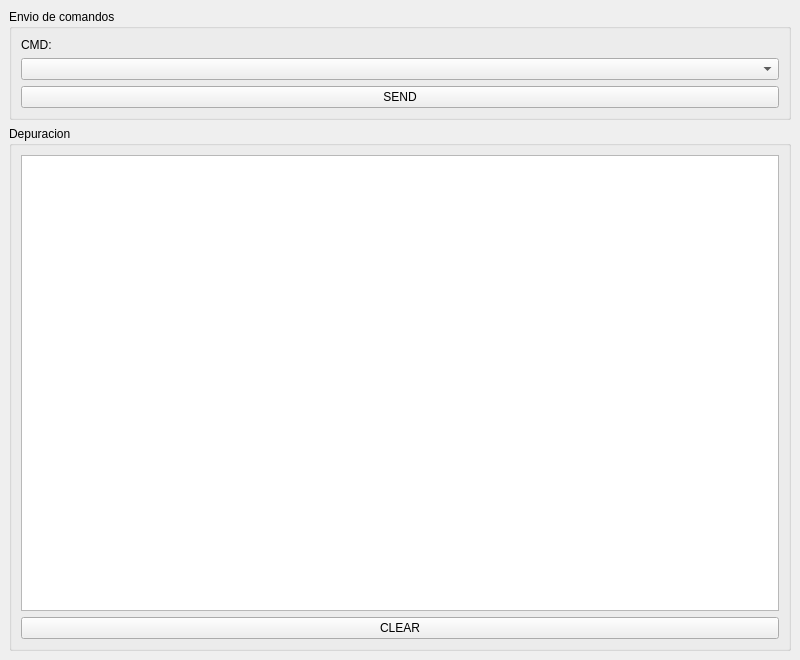
<?xml version="1.0" encoding="UTF-8"?>
<ui version="4.0">
 <class>debugger</class>
 <widget class="QMainWindow" name="debugger">
  <property name="geometry">
   <rect>
    <x>0</x>
    <y>0</y>
    <width>800</width>
    <height>660</height>
   </rect>
  </property>
  <property name="windowTitle">
   <string>MainWindow</string>
  </property>
  <widget class="QWidget" name="centralwidget">
   <layout class="QGridLayout" name="gridLayout_3">
    <item row="0" column="0">
     <widget class="QGroupBox" name="groupBox_3">
      <property name="title">
       <string>Envio de comandos</string>
      </property>
      <layout class="QGridLayout" name="gridLayout_2">
       <item row="0" column="0">
        <widget class="QLabel" name="label_2">
         <property name="text">
          <string>CMD:</string>
         </property>
        </widget>
       </item>
       <item row="1" column="0">
        <widget class="QComboBox" name="comboBoxCMD"/>
       </item>
       <item row="2" column="0">
        <widget class="QPushButton" name="pushButtonSendCMD">
         <property name="text">
          <string>SEND</string>
         </property>
        </widget>
       </item>
      </layout>
     </widget>
    </item>
    <item row="1" column="0">
     <widget class="QGroupBox" name="groupBox">
      <property name="title">
       <string>Depuracion</string>
      </property>
      <layout class="QGridLayout" name="gridLayout">
       <item row="0" column="0">
        <widget class="QPlainTextEdit" name="plainTextEditDebugger"/>
       </item>
       <item row="1" column="0">
        <widget class="QPushButton" name="pushButtonClear">
         <property name="text">
          <string>CLEAR</string>
         </property>
        </widget>
       </item>
      </layout>
     </widget>
    </item>
   </layout>
  </widget>
  <widget class="QMenuBar" name="menubar">
   <property name="geometry">
    <rect>
     <x>0</x>
     <y>0</y>
     <width>800</width>
     <height>21</height>
    </rect>
   </property>
  </widget>
 </widget>
 <resources/>
 <connections/>
</ui>
